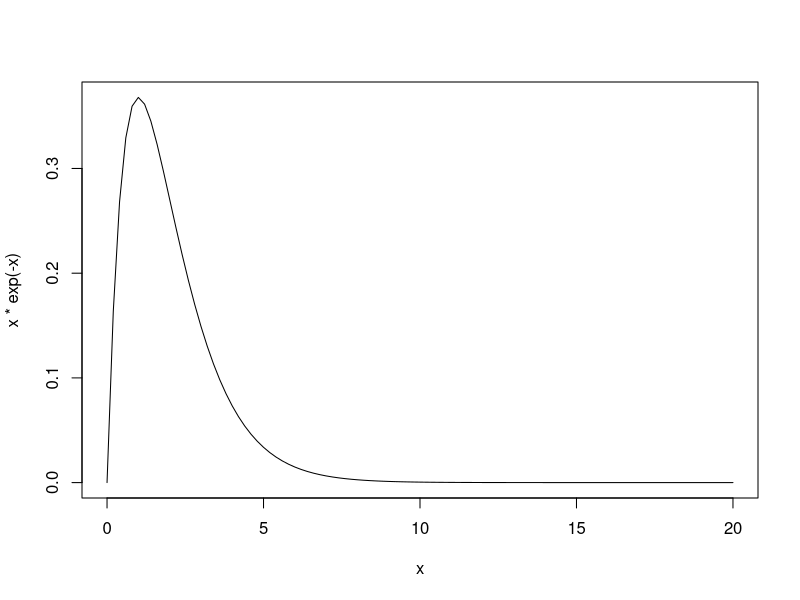

Write R code to recreate this figure.
## ---- chunk 1
knitr::opts_chunk$set(echo = TRUE)
## ---- chunk 2
# x <- seq(from=0,to=20,by=0.01)
# y <- x*exp(-x)
# plot(y)
x <- seq(from=0,to=20,by=0.01)
curve(x*exp(-x),0,20)
## ---- chunk 3
m <- c(2.16, 0.74, 1.87, 3.03, 3.11, 2.74, 1.23, 3.64, 1.57, 2.12)
beta <- 0.5
C_g <- beta / gamma(2)
set.seed(1234)
rejectAlgo <- function(n) {
  numn <- numeric(n)
  i <- 0
  while (i < n) {
    x <- rgamma(1, shape = 2, rate = 0.5)
    ratio <- exp(-0.5*sum((x-m)^2))/x
    if (runif(1) < ratio) {
      numn[i+1] <- x
      i <- i + 1
    }
  }
  return(numn)
}
## ---- chunk 4
n <- 1000
X <- rejectAlgo(n)
I <- mean(X)
I
se <- sd(x) / sqrt(n)
se
Upper_bound <- I + 1.96 * se
Lower_bound <- I - 1.96 * se
CI95 <- c(Lower_bound,Upper_bound)
cat("The 95% CI is: ",c(CI95))
